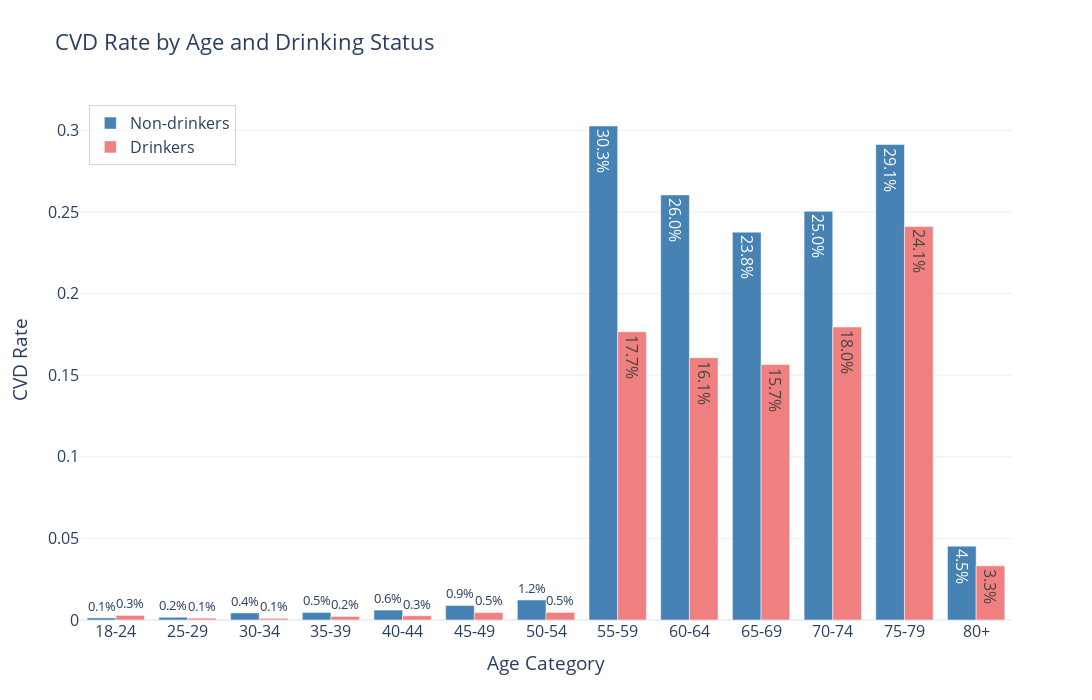

Notebook code for this chart:
### Code cell
fig: Figure = plot_cvd_by_drinking(df, "cvd_rate_drinking")
fig.show()

### Figure 1 — Plotly figure (JSON) as saved in the notebook; plotly's stock layout.template omitted (floating-point values rounded to 4 significant figures)
{"data": [{"customdata": [5407, 4141, 5767, 6906, 7905, 8002, 9472, 15208, 17835, 19733, 19052, 16179, 13437], "marker": {"color": "steelblue"}, "name": "Non-drinkers", "text": ["0.1%", "0.2%", "0.4%", "0.5%", "0.6%", "0.9%", "1.2%", "30.3%", "26.0%", "23.8%", "25.0%", "29.1%", "4.5%"], "textposition": "auto", "type": "bar", "x": ["18-24", "25-29", "30-34", "35-39", "40-44", "45-49", "50-54", "55-59", "60-64", "65-69", "70-74", "75-79", "80+"], "y": [0.001295, 0.00169, 0.004335, 0.004634, 0.006072, 0.008873, 0.01225, 0.3027, 0.2604, 0.2376, 0.2504, 0.2913, 0.04525]}, {"customdata": [6378, 7910, 9860, 11630, 12347, 12090, 13989, 17578, 19963, 20746, 18200, 13802, 9252], "marker": {"color": "lightcoral"}, "name": "Drinkers", "text": ["0.3%", "0.1%", "0.1%", "0.2%", "0.3%", "0.5%", "0.5%", "17.7%", "16.1%", "15.7%", "18.0%", "24.1%", "3.3%"], "textposition": "auto", "type": "bar", "x": ["18-24", "25-29", "30-34", "35-39", "40-44", "45-49", "50-54", "55-59", "60-64", "65-69", "70-74", "75-79", "80+"], "y": [0.002822, 0.001138, 0.001014, 0.00215, 0.002592, 0.004549, 0.004647, 0.1766, 0.1607, 0.1565, 0.1795, 0.2411, 0.03318]}], "layout": {"barmode": "group", "font": {"size": 16}, "height": 700, "legend": {"bgcolor": "rgba(255,255,255,0.5)", "bordercolor": "lightgrey", "borderwidth": 1, "x": 0.01, "xanchor": "left", "y": 0.99, "yanchor": "top"}, "showlegend": true, "title": {"text": "CVD Rate by Age and Drinking Status"}, "width": 1200, "xaxis": {"gridcolor": "lightgrey", "showgrid": false, "title": {"text": "Age Category"}, "zeroline": false}, "yaxis": {"showgrid": true, "title": {"text": "CVD Rate"}}}}
